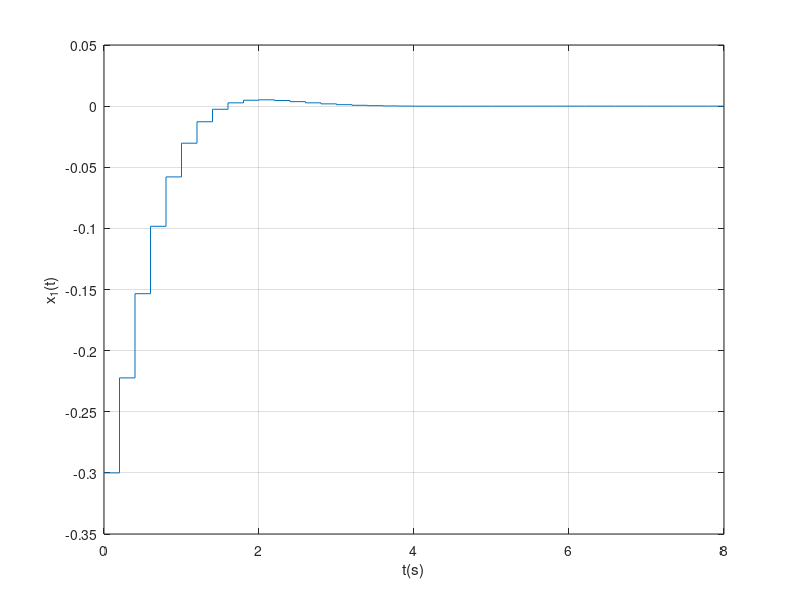
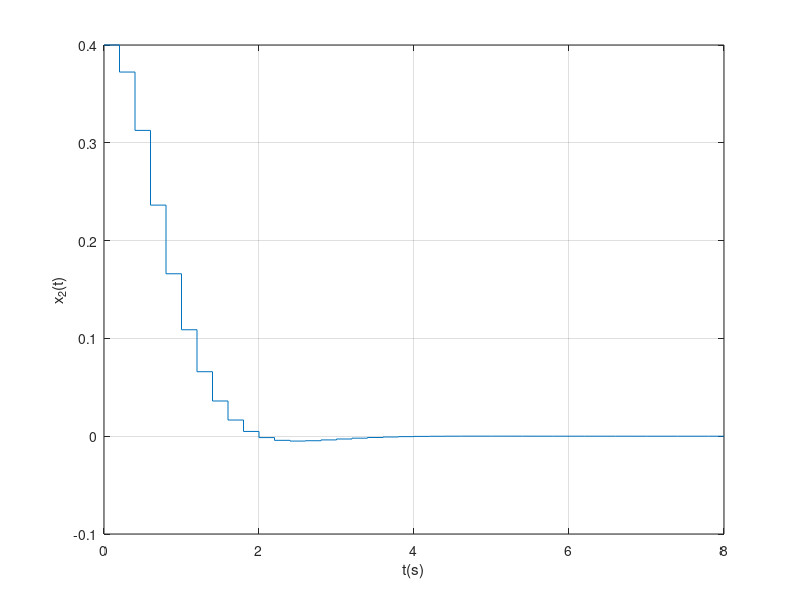
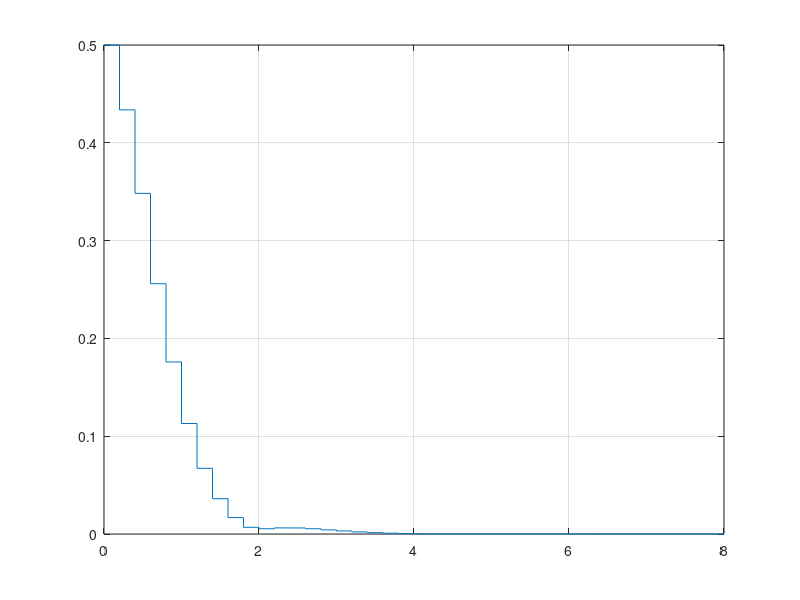

Source code (MATLAB) for these figures, in order: (Note: this script raises an error after producing the figures.)
clc, close all, clear all, format compact,
%% Problem 3 - Closed loop contrained QOC trough Receding Horizon Algorithm
A=[0.9616 0.1878;-0.3756 0.8677]; B=[0.0192;0.1878]; x0=[-0.3;0.4]; Ts=0.2;

Q=diag([5,1]); %S=Q;
R=0.1;
nx=2; nu=1;
Hp=3;
% compute matrices

A_cal=zeros(nx*Hp,nx);
for i=1:Hp
    A_cal((i-1)*nx+1:i*nx , :)=A^i;
end

B_cal=zeros(nx*Hp,nu*Hp);
for i=1:Hp
    for j=1:i
        B_cal( (i-1)*nx+1:i*nx , (j-1)*nu+1:j*nu)=A^(i-j)*B;
    end
end

Q_cal=kron(eye(Hp),Q);
R_cal=kron(eye(Hp),R);

% input constraint
u_sat=0.5;

% cost fuction
H=2*(B_cal'*Q_cal*B_cal+R_cal);
H=(H+H')/2;
F=2*A_cal'*Q_cal*B_cal;

G=[eye(Hp);-eye(Hp)];
h=u_sat*ones(2*Hp,1);

% RH
sim_steps=40;
x_k=x0;
x_traj(:,1)=x_k;

for kk=1:sim_steps
    U=quadprog(H,x_k'*F,G,h);
    x_traj(:,kk+1)=A*x_k+B*U(1);
    u_traj(:,1)=U(1);
    x_k=x_traj(:,kk+1);
end

figure(1)
stairs([0:1:sim_steps]*Ts, x_traj(1,:)), hold on, grid on, zoom on
xlabel('t(s)'), ylabel('x_1(t)')

figure(2)
stairs([0:sim_steps]*Ts, x_traj(2,:)), hold on, grid on, zoom on
xlabel('t(s)'), ylabel('x_2(t)')

sqrt(x_traj(1,:).^2+x_traj(2,:).^2)

figure(3)
stairs([0:sim_steps]*Ts, sqrt(x_traj(1,:).^2+x_traj(2,:).^2)), hold on, grid on, zoom on
yline(1e-4, ':r')
yline(-1e-4, ':r')
xlabel('t(s)'), ylabel('||x||_2(t)')


figure(4)
stairs([0:sim_steps-1]*Ts, u_traj'), hold on, grid on, zoom on
xlabel('t(s)'), ylabel('u(t)')